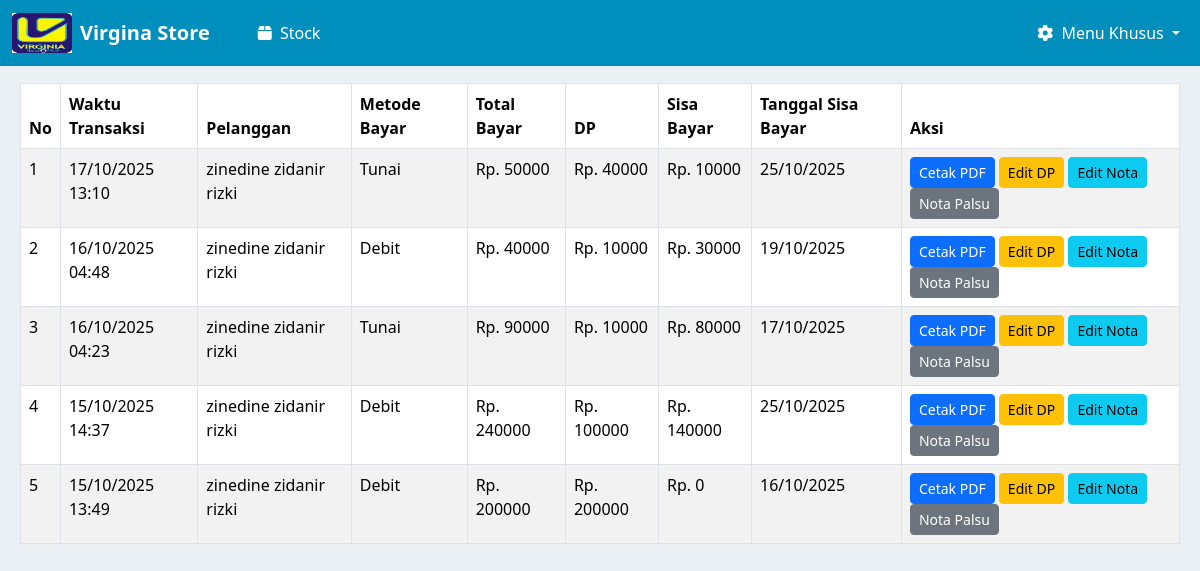
The app's page /nota/cetak_nota_kosong/, older data.
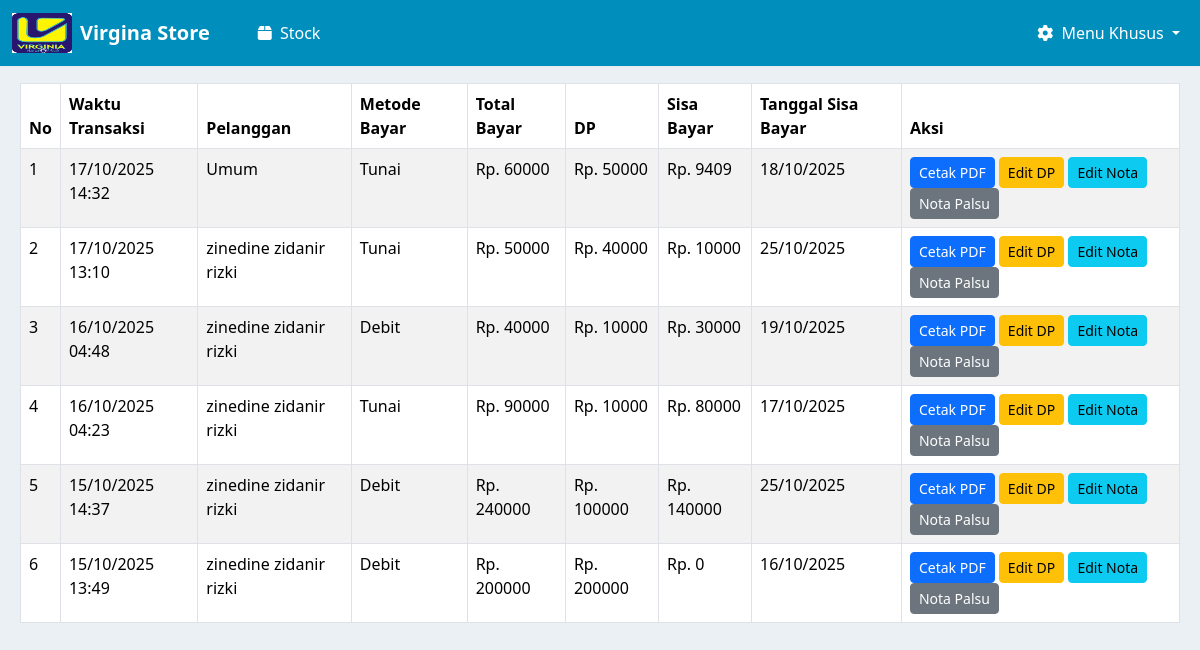
The same page, newer data.
### nota/models.py (models this page shows, shortened)
class NotaPayment(models.Model):
    PAYMENT_METHOD_CHOICES = [
        ('tunai', 'Tunai'),
        ('debit', 'Debit'),
    ]
    customer = models.ForeignKey(Customer, on_delete=models.CASCADE)
    tanggal_sisa_bayar = models.DateField()
    metode_pembayaran = models.CharField(max_length=10, choices=PAYMENT_METHOD_CHOICES)
    total_bayar = models.DecimalField(max_digits=12, decimal_places=2)
    dp = models.DecimalField(max_digits=12, decimal_places=2)
    sisa = models.DecimalField(max_digits=12, decimal_places=2)
    created_at = models.DateTimeField(auto_now_add=True)
    class Meta:
        verbose_name = "Nota Payment"
        verbose_name_plural = "Nota Payments"

### kasir/models.py (models this page shows, shortened)
class Customer(models.Model):
    nama = models.CharField(max_length=100)
    alamat_customer = models.TextField(blank=True, null=True)
    no_telpon_customer = models.CharField(max_length=20, blank=True, null=True)
    shipping_agent = models.CharField(max_length=100, blank=True, null=True)

### nota/views.py (the view)
# urls.py: path('cetak_nota_kosong/', views.cetak_nota_kosong, name='cetak-nota-kosong'),
def cetak_nota_kosong(request):
    notas = NotaPayment.objects.all().order_by('-created_at')
    return render(request, 'cetak_nota_kosong.html', {'notas': notas})

### nota/templates/cetak_nota_kosong.html (shortened to what this page needs)
{% extends 'base.html' %}
{% block content %}
<div class="" style="margin-left: 20px; margin-right: 20px;">
    <table class="table table-bordered table-striped mt-3">
        <thead>
            <tr>
                <th>No</th>
                <th>Waktu Transaksi</th>
                <th>Pelanggan</th>
                <th>Metode Bayar</th>
                <th>Total Bayar</th>
                <th>DP</th>
                <th>Sisa Bayar</th>
                <th>Tanggal Sisa Bayar</th>
                <th>Aksi</th>
            </tr>
        </thead>
        <tbody>
            {% for nota in notas %}
            <tr data-id="{{ nota.id }}" data-total="{{ nota.total_bayar }}" data-dp="{{ nota.dp }}" data-sisa="{{ nota.sisa }}" data-tanggal="{{ nota.tanggal_sisa_bayar|date:'Y-m-d' }}">
                <td>{{ forloop.counter }}</td>
                <td>{{ nota.created_at|date:"d/m/Y H:i" }}</td>
                <td>{{ nota.customer.nama }}</td>
                <td>{{ nota.get_metode_pembayaran_display }}</td>
                <td>Rp. {{ nota.total_bayar|floatformat:0 }}</td>
                <td>Rp. {{ nota.dp|floatformat:0 }}</td>
                <td>Rp. {{ nota.sisa|floatformat:0 }}</td>
                <td>{{ nota.tanggal_sisa_bayar|date:"d/m/Y" }}</td>
                <td>
                    <button class="btn btn-sm btn-primary" data-id="{{ nota.id }}" onclick="cetakPdf(this)">Cetak PDF</button>
                    <button class="btn btn-sm btn-warning" data-id="{{ nota.id }}" onclick="editDp(this)">Edit DP</button>
                    <button class="btn btn-sm btn-info" data-id="{{ nota.id }}" onclick="editNota(this)">Edit Nota</button>
                    <button class="btn btn-sm btn-secondary" data-id="{{ nota.id }}" onclick="notaPalsu(this)">Nota Palsu</button>
                </td>
            </tr>
            {% empty %}
            <tr><td colspan="9" class="text-center">Belum ada data</td></tr>
            {% endfor %}
        </tbody>
    </table>
</div>
{% endblock %}

Row changes from the older to the newer data that the page shows:
added NotaPayment: created_at "17/10/2025 14:32", customer.nama "Umum", metode_pembayaran "Tunai", total_bayar "60000", dp "50000", sisa "9409", tanggal_sisa_bayar "18/10/2025"
